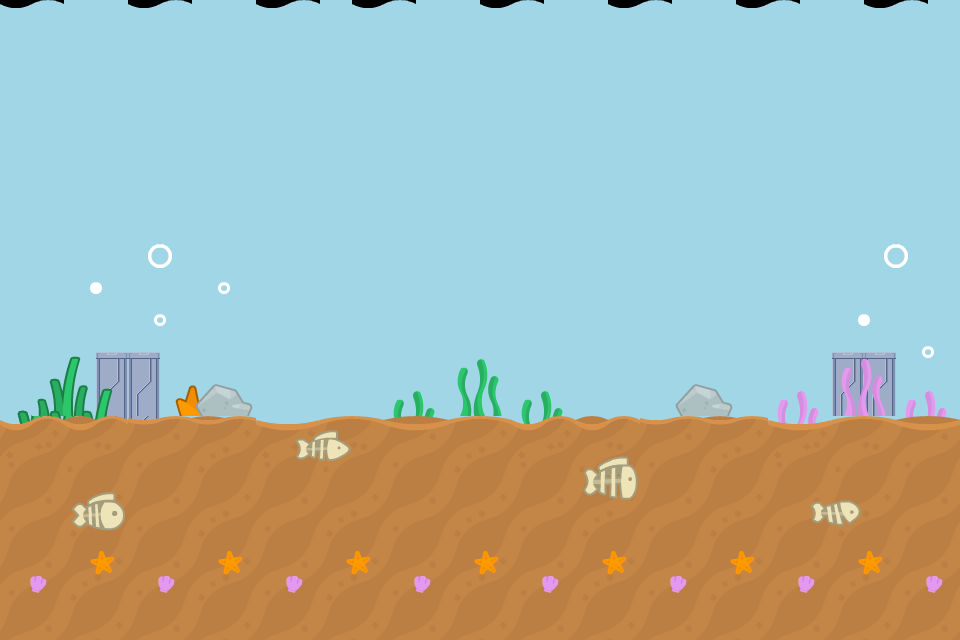

A level layout from a 2D game, rendered from its tile map. Below: a short description, then the map file with tile-grid data replaced by summaries:
An orthogonal 30x20 tile map with 32x32 px tiles, 6 tile layers (Water, Door, Decoration2, Decoration, ...), 2 tilesets and 2 objects.

<map version="1.4" tiledversion="1.4.3" orientation="orthogonal" renderorder="right-down" width="30" height="20" tilewidth="32" tileheight="32" infinite="0" nextlayerid="8" nextobjectid="7">
 <tileset firstgid="1" source="fishSpritesheet.tsx" />
 <tileset firstgid="505" source="door.tsx" />
 <layer id="1" name="Water" width="30" height="20">
  <data>[600 cells, 600 non-empty, 8 distinct tile ids]</data>
 </layer>
 <layer id="6" name="Door" width="30" height="20">
  <data>[600 cells, 10 non-empty, 2 distinct tile ids]</data>
 </layer>
 <layer id="5" name="Decoration2" width="30" height="20">
  <data>[600 cells, 10 non-empty, 6 distinct tile ids]</data>
 </layer>
 <layer id="4" name="Decoration" width="30" height="20">
  <data>[600 cells, 64 non-empty, 26 distinct tile ids]</data>
 </layer>
 <layer id="2" name="Sand" width="30" height="20">
  <data>[600 cells, 210 non-empty, 48 distinct tile ids]</data>
 </layer>
 <layer id="3" name="Deadfish" width="30" height="20">
  <data>[600 cells, 16 non-empty, 16 distinct tile ids]</data>
 </layer>
 <objectgroup id="7" name="Door">
  <object id="2" x="829.333" y="353.333" width="65.3333" height="84" />
  <object id="6" x="94.6372" y="351.209" width="63.0915" height="95.6888" />
 </objectgroup>
</map>
